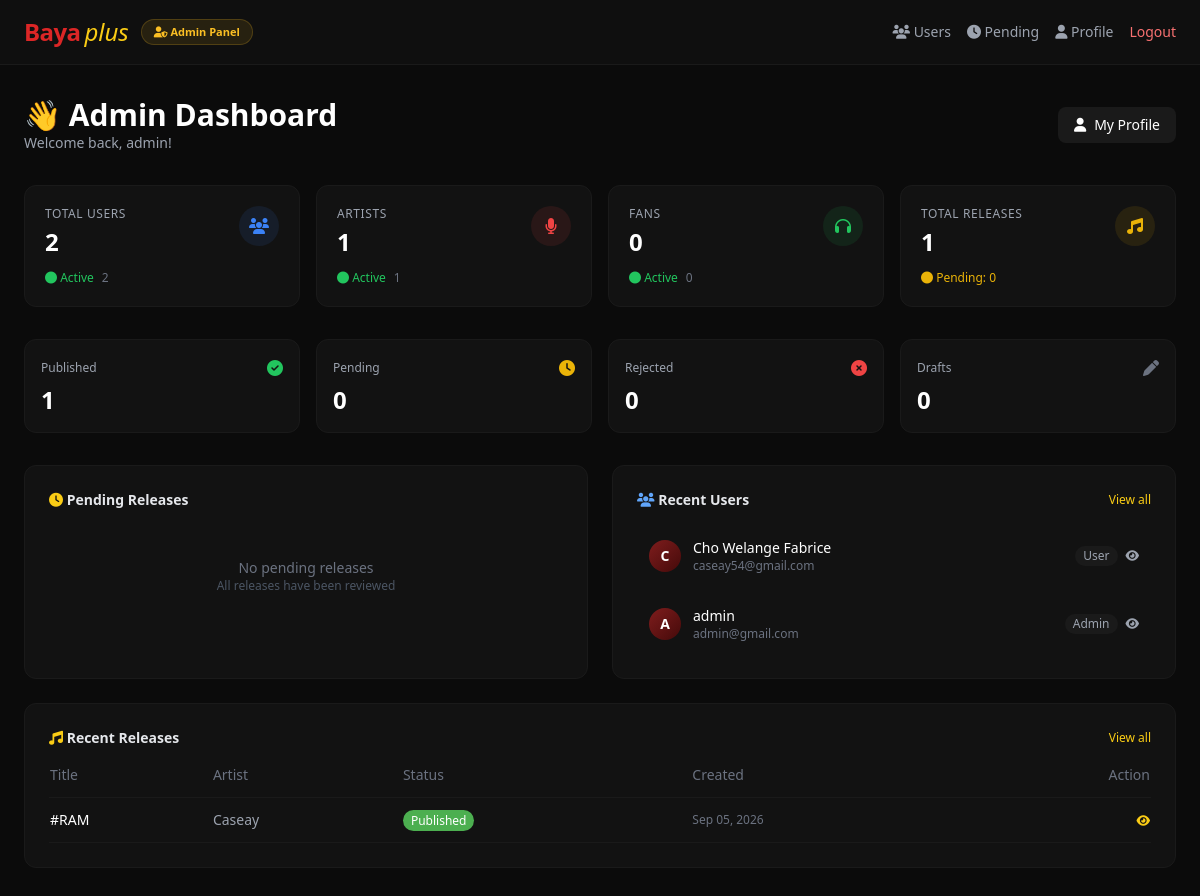
The page /bayaplus/staff/staff/dashboard/ (signed in) on the database as committed earlier.
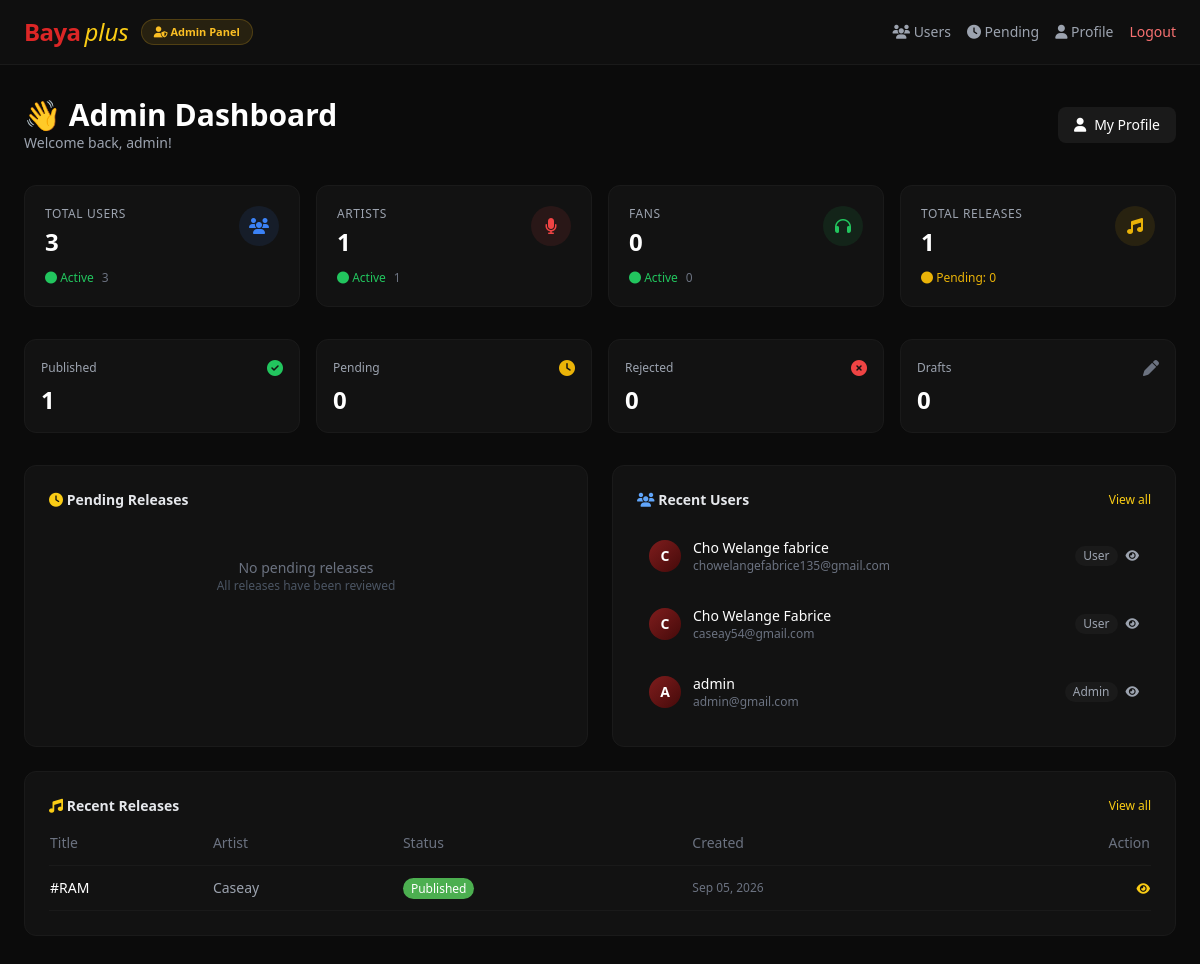
The same page on the database as committed later.
### base/models.py (models this page shows, shortened)
class User(AbstractUser):
    fullname = models.CharField(max_length=50, blank=False, null=False)
    email = models.EmailField(max_length=254, unique=True, blank=False)
    username = models.CharField(max_length=50, unique=True, blank=False, null=False)
    date_joined = models.DateTimeField(auto_now_add=True)

class Release(models.Model):
    RELEASE_TYPES = (
        ('single', 'Single'),
        ('ep', 'EP'),
        ('album', 'Album'),
        ('mixtape', 'Mixtape'),
        ('compilation', 'Compilation'),
        ('remix', 'Remix'),
        ('live', 'Live Recording'),
    )
    STATUS_CHOICES = (
        ('draft', 'Draft'),
        ('pending', 'Pending Review'),
        ('published', 'Published'),
        ('archived', 'Archived'),
        ('rejected', 'Rejected'),
    )
    title = models.CharField(max_length=200, blank=False, null=False)
    artist = models.ForeignKey(User, on_delete=models.CASCADE, related_name='releases')
    artist_profile = models.ForeignKey(UserProfile, on_delete=models.CASCADE, related_name='releases', null=True, blank=True)
    release_type = models.CharField(max_length=20, choices=RELEASE_TYPES, default='single')
    genre = models.CharField(max_length=100, blank=True, null=True)
    description = models.TextField(blank=True, null=True)
    cover_art = models.ImageField(
        upload_to='release_covers/',
        blank=True,
        null=True,
        help_text="3000x3000 pixels recommended. JPG or PNG format."
    )
    release_date = models.DateField(default=timezone.now)
    created_at = models.DateTimeField(auto_now_add=True)
    updated_at = models.DateTimeField(auto_now=True)
    track_count = models.PositiveIntegerField(default=0)
    duration = models.CharField(max_length=20, blank=True, null=True)  # Total duration as "MM:SS"
    status = models.CharField(max_length=20, choices=STATUS_CHOICES, default='draft')
    is_public = models.BooleanField(default=True)
    is_featured = models.BooleanField(default=False)
    tags = models.CharField(max_length=500, blank=True, null=True)
    language = models.CharField(max_length=50, blank=True, null=True)
    country = models.CharField(max_length=100, blank=True, null=True)
    total_plays = models.PositiveIntegerField(default=0)
    total_likes = models.PositiveIntegerField(default=0)
    total_comments = models.PositiveIntegerField(default=0)
    total_shares = models.PositiveIntegerField(default=0)
    price = models.DecimalField(max_digits=10, decimal_places=2, default=0.00)
    is_free = models.BooleanField(default=True)
    featured_track = models.CharField(max_length=200, blank=True, null=True)
    collaborators = models.ManyToManyField(User, related_name='collaborations', blank=True)
    youtube_link = models.URLField(max_length=200, blank=True, null=True)
    spotify_link = models.URLField(max_length=200, blank=True, null=True)
    apple_music_link = models.URLField(max_length=200, blank=True, null=True)
    class Meta:
        ordering = ['-release_date', '-created_at']
        indexes = [
            models.Index(fields=['artist', 'status', 'release_date']),
            models.Index(fields=['release_type', 'status']),
        ]

class UserProfile(models.Model):
    ROLES = (
        ('Artist', 'Artist'),
        ('Fan', 'Fan'),
    )
    user = models.OneToOneField(User, on_delete=models.CASCADE)
    role = models.CharField(max_length=10, choices=ROLES, blank=False)
    artist_name = models.CharField(max_length=50, unique=True, blank=True, null=True)
    email_verified = models.BooleanField(default=False)
    payment_verified = models.BooleanField(default=False)
    bio = models.TextField(blank=True, null=True, max_length=500)
    avatar = models.ImageField(upload_to='avatars/', blank=True, null=True)
    instagram = models.URLField(blank=True, null=True, max_length=200)
    twitter = models.URLField(blank=True, null=True, max_length=200)
    tiktok = models.URLField(blank=True, null=True, max_length=200)
    youtube = models.URLField(blank=True, null=True, max_length=200)
    spotify = models.URLField(blank=True, null=True, max_length=200)
    apple_music = models.URLField(blank=True, null=True, max_length=200)
    soundcloud = models.URLField(blank=True, null=True, max_length=200)
    facebook = models.URLField(blank=True, null=True, max_length=200)
    website = models.URLField(blank=True, null=True, max_length=200)

### base/views.py (the view)
# urls.py: path('staff/dashboard/', views.admin_dashboard, name='admin_dashboard'),
@staff_member_required(login_url='login')
def admin_dashboard(request):
    if not request.user.is_staff:
        messages.error(request, "You don't have permission to access this page.")
        return redirect('index')
    try:
        profile = UserProfile.objects.get(user=request.user)
    except UserProfile.DoesNotExist:
        profile = None
    total_releases = Release.objects.count()
    total_artists = UserProfile.objects.filter(role='Artist').count()
    total_fans = UserProfile.objects.filter(role='Fan').count()
    total_users = User.objects.count()
    pending_releases = Release.objects.filter(status='pending').count()
    published_releases = Release.objects.filter(status='published').count()
    rejected_releases = Release.objects.filter(status='rejected').count()
    draft_releases = Release.objects.filter(status='draft').count()
    recent_releases = Release.objects.all().order_by('-created_at')[:10]
    recent_users = User.objects.all().order_by('-date_joined')[:5]
    pending_list = Release.objects.filter(status='pending').order_by('-created_at')[:5]
    context = {
        'profile': profile,
        'total_releases': total_releases,
        'total_artists': total_artists,
        'total_fans': total_fans,
        'total_users': total_users,
        'pending_releases': pending_releases,
        'published_releases': published_releases,
        'rejected_releases': rejected_releases,
        'draft_releases': draft_releases,
        'recent_releases': recent_releases,
        'recent_users': recent_users,
        'pending_list': pending_list,
    }
    return render(request, "admin/admin_dashboard.html", context)

### templates/admin/admin_dashboard.html (shortened to what the changed rows need)
<!DOCTYPE html>
<html lang="en">
<head>
    <script src="https://cdn.tailwindcss.com"></script>
    <link rel="stylesheet" href="https://cdnjs.cloudflare.com/ajax/libs/font-awesome/6.4.0/css/all.min.css">
</head>
<body class="bg-[#0b0b0b] text-white font-sans min-h-screen">
    <main class="container mx-auto max-w-7xl px-4 sm:px-6 py-8">
        <div class="flex flex-col sm:flex-row justify-between items-start sm:items-center gap-4 mb-8">
            <div>
                <h1 class="text-2xl sm:text-3xl font-black">👋 Admin Dashboard</h1>
                <p class="text-gray-400 text-sm">Welcome back, {{ user.fullname|default:user.username }}!</p>
            </div>
        </div>
        <div class="grid grid-cols-1 sm:grid-cols-2 lg:grid-cols-4 gap-4 mb-8">
            <div class="bg-[#121212] border border-[#1a1a1a] p-5 rounded-xl stat-card transition-all">
                <div class="flex justify-between items-start">
                    <div>
                        <p class="text-gray-400 text-xs uppercase tracking-wider">Total Users</p>
                        <p class="text-2xl font-bold mt-1">{{ total_users }}</p>
                    </div>
                </div>
                <div class="mt-3 flex items-center gap-2 text-xs">
                    <span class="text-green-500"><i class="fa-solid fa-circle"></i> Active</span>
                    <span class="text-gray-500">{{ total_users|add:"-0" }}</span>
                </div>
            </div>
        </div>
        <div class="grid grid-cols-1 lg:grid-cols-2 gap-6">
            <div class="bg-[#121212] border border-[#1a1a1a] rounded-xl p-6">
                {% if recent_users %}
                    <div class="space-y-2">
                        {% for user in recent_users %}
                            <div class="flex items-center justify-between p-3 hover:bg-[#1a1a1a] rounded-lg transition">
                                <div class="flex items-center gap-3 min-w-0">
                                    <div class="w-8 h-8 rounded-full bg-gradient-to-br from-red-900 to-red-950 flex items-center justify-center text-sm font-bold shrink-0">
                                        {{ user.username|first|upper }}
                                    </div>
                                    <div class="truncate">
                                        <p class="text-sm font-medium truncate">{{ user.fullname|default:user.username }}</p>
                                        <p class="text-xs text-gray-500 truncate">{{ user.email }}</p>
                                    </div>
                                </div>
                                <div class="flex items-center gap-2">
                                    <span class="text-xs px-2 py-0.5 rounded-full bg-[#1a1a1a] text-gray-400">
                                        {% if user.is_staff %}Admin{% else %}User{% endif %}
                                    </span>
                                    <a href="{% url 'admin_user_detail' user.id %}" class="text-gray-400 hover:text-white text-xs">
                                        <i class="fa-solid fa-eye"></i>
                                    </a>
                                </div>
                            </div>
                        {% endfor %}
                    </div>
                {% else %}
                    <div class="text-center py-8">
                        <p class="text-gray-500 text-sm">No users registered yet</p>
                    </div>
                {% endif %}
            </div>
        </div>
        <div class="mt-6 bg-[#121212] border border-[#1a1a1a] rounded-xl p-6">
            {% if recent_releases %}
                <div class="overflow-x-auto">
                    <table class="w-full text-sm">
                        <thead>
                            <tr class="text-left text-gray-500 border-b border-[#1a1a1a]">
                                <th class="pb-3 font-medium">Title</th>
                                <th class="pb-3 font-medium">Artist</th>
                                <th class="pb-3 font-medium">Status</th>
                                <th class="pb-3 font-medium">Created</th>
                                <th class="pb-3 font-medium text-right">Action</th>
                            </tr>
                        </thead>
                        <tbody>
                            {% for release in recent_releases %}
                                <tr class="border-b border-[#1a1a1a] hover:bg-[#1a1a1a] transition">
                                    <td class="py-3">{{ release.title }}</td>
                                    <td class="py-3 text-gray-400">{{ release.artist_profile.artist_name|default:release.artist.username }}</td>
                                    <td class="py-3">
                                        <span class="status-{{ release.status }} px-2 py-0.5 rounded-full text-xs">
                                            {{ release.get_status_display }}
                                        </span>
                                    </td>
                                    <td class="py-3 text-xs text-gray-500">{{ release.created_at|date:"M d, Y" }}</td>
                                    <td class="py-3 text-right">
                                        <a href="{% url 'admin_review_release' release.id %}" class="text-yellow-400 hover:text-yellow-300 text-xs">
                                            <i class="fa-solid fa-eye"></i>
                                        </a>
                                    </td>
                                </tr>
                            {% endfor %}
                        </tbody>
                    </table>
                </div>
            {% else %}
                <div class="text-center py-8">
                    <p class="text-gray-500 text-sm">No releases yet</p>
                </div>
            {% endif %}
        </div>
    </main>
</body>
</html>

Rows that differ between the two databases and show on the page:
added User: username|first "C", fullname "Cho Welange fabrice", email "chowelangefabrice135@gmail.com", is_staff "User"
Other text that changed with them:
{{ total_users }}: "2" → "3"
{{ total_users|add:"-0" }}: "2" → "3"
